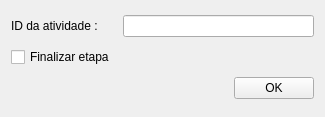
<?xml version="1.0" encoding="UTF-8"?>
<ui version="4.0">
 <class>Form</class>
 <widget class="QWidget" name="Form">
  <property name="geometry">
   <rect>
    <x>0</x>
    <y>0</y>
    <width>325</width>
    <height>117</height>
   </rect>
  </property>
  <property name="windowTitle">
   <string>Form</string>
  </property>
  <layout class="QGridLayout" name="gridLayout">
   <item row="0" column="0">
    <widget class="QLabel" name="label">
     <property name="text">
      <string>ID da atividade :</string>
     </property>
    </widget>
   </item>
   <item row="0" column="1" colspan="2">
    <widget class="QLineEdit" name="activity_id_le"/>
   </item>
   <item row="1" column="0" colspan="2">
    <widget class="QCheckBox" name="finish_flag_ckb">
     <property name="text">
      <string>Finalizar etapa</string>
     </property>
    </widget>
   </item>
   <item row="2" column="0" colspan="2">
    <spacer name="horizontalSpacer">
     <property name="orientation">
      <enum>Qt::Horizontal</enum>
     </property>
     <property name="sizeHint" stdset="0">
      <size>
       <width>219</width>
       <height>20</height>
      </size>
     </property>
    </spacer>
   </item>
   <item row="2" column="2">
    <widget class="QPushButton" name="ok_btn">
     <property name="text">
      <string>OK</string>
     </property>
    </widget>
   </item>
  </layout>
 </widget>
 <resources/>
 <connections/>
</ui>
